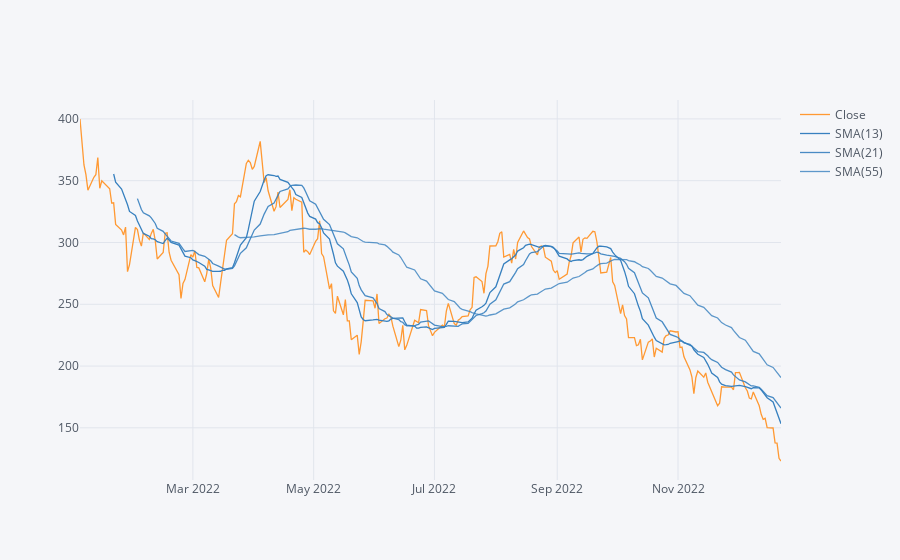

Here is the notebook cell this chart was saved with:
### Code cell
TS['Close']['2022-01-01':'2022-12-23'].ta_plot(study='sma',periods=[13,21,55],title='Simple Moving Averages')

### Figure 1 — Plotly figure (JSON) as saved in the notebook; plotly's stock layout.template omitted (floating-point values rounded to 4 significant figures; data arrays with more than 128 entries replaced by an {"elided": "..."} marker saying what was removed)
{"data": [{"line": {"color": "rgba(255, 153, 51, 1.0)", "dash": "solid", "shape": "linear", "width": 1.3}, "mode": "lines", "name": "Close", "text": "", "type": "scatter", "x": {"elided": "247 str values"}, "y": {"elided": "247 float values"}}, {"line": {"color": "rgba(55, 128, 191, 1.0)", "dash": "solid", "shape": "linear", "width": 1.3}, "mode": "lines", "name": "SMA(13)", "text": "", "type": "scatter", "x": {"elided": "247 str values"}, "y": {"elided": "247 mixed values"}}, {"line": {"color": "rgba(55, 128, 191, 0.8999999999999999)", "dash": "solid", "shape": "linear", "width": 1.3}, "mode": "lines", "name": "SMA(21)", "text": "", "type": "scatter", "x": {"elided": "247 str values"}, "y": {"elided": "247 mixed values"}}, {"line": {"color": "rgba(55, 128, 191, 0.7999999999999998)", "dash": "solid", "shape": "linear", "width": 1.3}, "mode": "lines", "name": "SMA(55)", "text": "", "type": "scatter", "x": {"elided": "247 str values"}, "y": {"elided": "247 mixed values"}}], "layout": {"legend": {"bgcolor": "#F5F6F9", "font": {"color": "#4D5663"}}, "paper_bgcolor": "#F5F6F9", "plot_bgcolor": "#F5F6F9", "title": {"font": {"color": "#4D5663"}}, "xaxis": {"gridcolor": "#E1E5ED", "showgrid": true, "tickfont": {"color": "#4D5663"}, "title": {"font": {"color": "#4D5663"}, "text": ""}, "zerolinecolor": "#E1E5ED"}, "yaxis": {"gridcolor": "#E1E5ED", "showgrid": true, "tickfont": {"color": "#4D5663"}, "title": {"font": {"color": "#4D5663"}, "text": ""}, "zerolinecolor": "#E1E5ED"}}}
